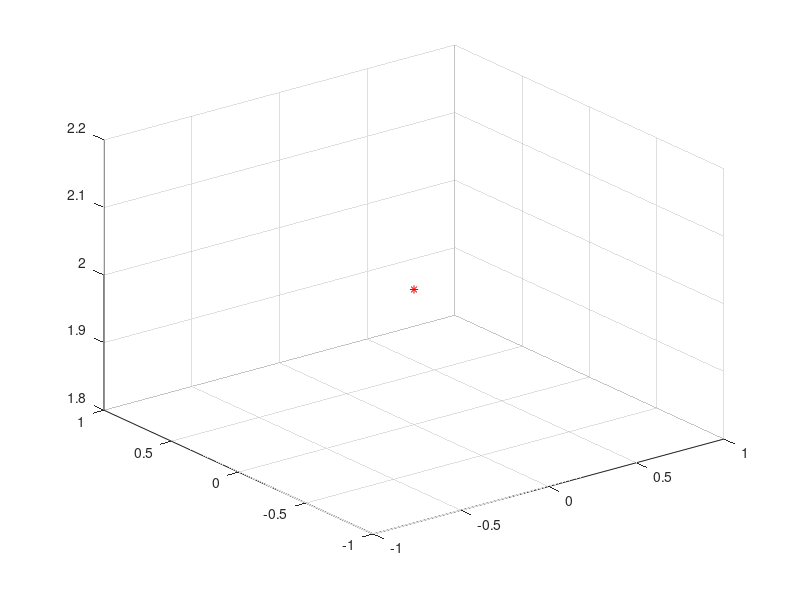

Here is the MATLAB script that generated this plot: (Note: this script raises an error after producing the figure.)
%% Script to draw config
clear all; close all; clc;

% Declaring the position of the end-effector
x = 0; y = 0; z = 2;
p = [x;y;z];
% Declaring the construction values
R = 1;
r = 0.2;
alpha = 1.0747;

% Declaring the vectors
a11 = r*[0; 1; 0];
a12 = -a11;
ct = cos(2*pi/3); st = sin(2*pi/3);
Qs = [ct -st 0;st ct 0;0 0 1];
a21 = Qs*a11;
a22 = -a21;
a31 = Qs*a21;
a32 = -a31;
R1 = R*[cos(alpha);sin(alpha);0];
R2 = Qs*R1;
R3 = Qs*R2;

t = linspace(0,1,100); % parameter for length of cable

% Defining the lines
line11 = R1+a11 + (p-R1).*t;
line12 = R1+a12 + (p-R1).*t;
line21 = R2+a21 + (p-R2).*t;
line22 = R2+a22 + (p-R2).*t;
line31 = R3+a31 + (p-R3).*t;
line32 = R3+a32 + (p-R3).*t;

figure
p = plot3(x,y,z,'*r');
hold on; grid on;
h_base = circle(0,0,0,R);
h_eff = circle(x,y,z,r);
% Drawing the lines
l11 = plot3(line11(1,:),line11(2,:),line11(3,:),'Color',...
      [0 0 1]);
l12 = plot3(line12(1,:),line12(2,:),line12(3,:),'Color',...
      [0 0 0.5]);
l21 = plot3(line21(1,:),line21(2,:),line21(3,:),'Color',...
      [1 0 0]);
l22 = plot3(line22(1,:),line22(2,:),line22(3,:),'Color',...
      [0.5 0 0]);
l31 = plot3(line31(1,:),line31(2,:),line31(3,:),'Color',...
      [0 1 0]);
l32 = plot3(line32(1,:),line32(2,:),line32(3,:),'Color',...
      [0 0.5 0]);

%camorbit(180,0,'data',[1 0 0]);
camup([0 0 -1]);
cameratoolbar('Show');
xlabel('x');
ylabel('y');
zlabel('z');
axis equal ;
leg = legend([p,l11,l12,l21,l22,l31,l32],{'P','l11long','l12long','l21long','l22long','l31long','l32long'});
leg.FontSize = 14;


% saveas(gcf,'alpha_p2_crois','svg');

function h = circle(x,y,z,r)
hold on
th = 0:pi/50:2*pi;
xunit = r * cos(th) + x;
yunit = r * sin(th) + y;
zunit = z*ones(length(th));
h = plot3(xunit, yunit,zunit,'-k');
end

